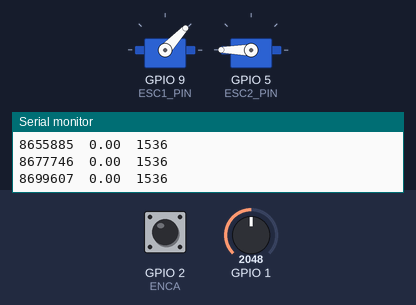
The sketch below on a simulated ESP32-S3. On the bench: 2 × servo, the last lines printed to the serial monitor. Inputs (shaded band) come from the test bench; at power-on: GPIO 1 = 2048, GPIO 2 (ENCA) HIGH.

Above: at 8.7 s.
8.8 s: GPIO 1 set to 1228
At 9.5 s:
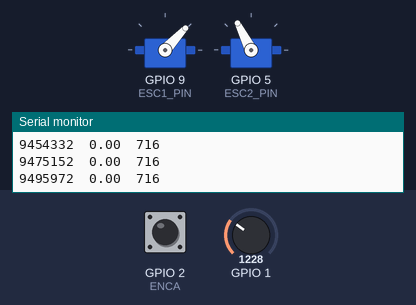
10.3 s: GPIO 1 set to 11
At 11.5 s:
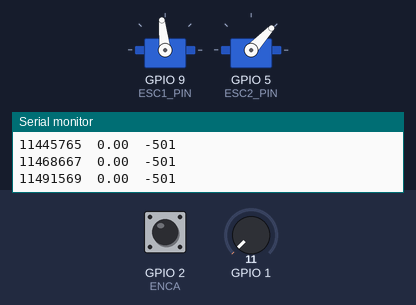
11.8 s: GPIO 1 set to 2047
At 13.2 s:
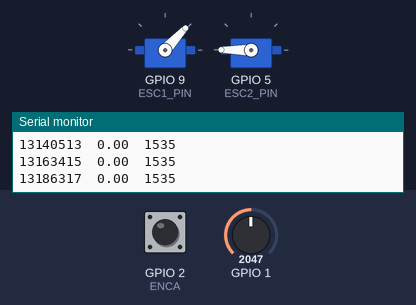
Timing chart, 0 to 14.8 s (numbered marks = the images above; inputs shaded):
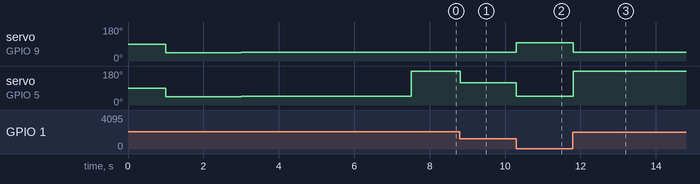

The sketch:

paramterestimation_encoder_2motors.ino
```cpp
#include <Servo.h>

Servo ESC1;
Servo ESC2;


int value = 0;
int value2 = 0;
volatile int posi   = 0; //current  angular
long         prevT  =  0 ; //previous time
float bias = 0 ;
volatile float  angle    = 0;


#define ENCA 2
#define ENCB 3
#define ESC1_PIN 9
#define ESC2_PIN 5

void setup()
{

  //Encoder
  pinMode(ENCA, INPUT_PULLUP);
  pinMode(ENCB, INPUT_PULLUP);
  pinMode(ESC1_PIN, OUTPUT);
  pinMode(ESC2_PIN, OUTPUT);


  attachInterrupt(digitalPinToInterrupt(ENCA), readEncoder1, RISING);
  Serial.begin(9600);
  ESC1.attach(ESC1_PIN);
  ESC2.attach(ESC2_PIN);
  delay(1000);
  ESC1.writeMicroseconds(1000);
  ESC2.writeMicroseconds(1000);
  delay(2000);
  for (int i = 0;i<51;i++)
  {
    ESC2.writeMicroseconds(1030);
    //delay(4000);
    ESC1.writeMicroseconds(1030);
    delay(10);
  }

  delay(4000);

}

void loop()
{

  // time difference
  long currT = micros();
  int pot = analogRead(A0);


  if ( angle > 43.2)
  {
    bias  = (angle - 43.2)  + bias;
    angle = angle - (angle - 43.2);
  }

  if (angle < -43.2 )
  {
    bias = bias  +  (angle + 43.2 );
    angle = angle - (angle + 43.2 );
  }


  if (pot>=512)
  {
    ESC1.writeMicroseconds(1030);
    ESC2.writeMicroseconds(1030+fabs(pot-512));
  }
  else
  {
    ESC2.writeMicroseconds(1030);
    ESC1.writeMicroseconds(1030+fabs(pot-512));
  }


  Serial.print(currT);
  Serial.print("  ");
  Serial.print(angle);
  Serial.print("  ");
  Serial.println(pot-512);
  delay(10);


}
void readEncoder1()
{
  int b = digitalRead(ENCB);
  if (b > 0)
    posi++;

  else
    posi--;

  angle = posi * 0.6 - bias;

}
```

Measured:
- after the input at 8.8 s, servo on GPIO 5 (ESC2_PIN): 180° → 117° at once
- after the input at 10.3 s, servo on GPIO 9 (ESC1_PIN): 47° → 96° at once; servo on GPIO 5 (ESC2_PIN): 117° → 47° at once
- after the input at 11.8 s, servo on GPIO 9 (ESC1_PIN): 96° → 47° at once; servo on GPIO 5 (ESC2_PIN): 47° → 180° at once
